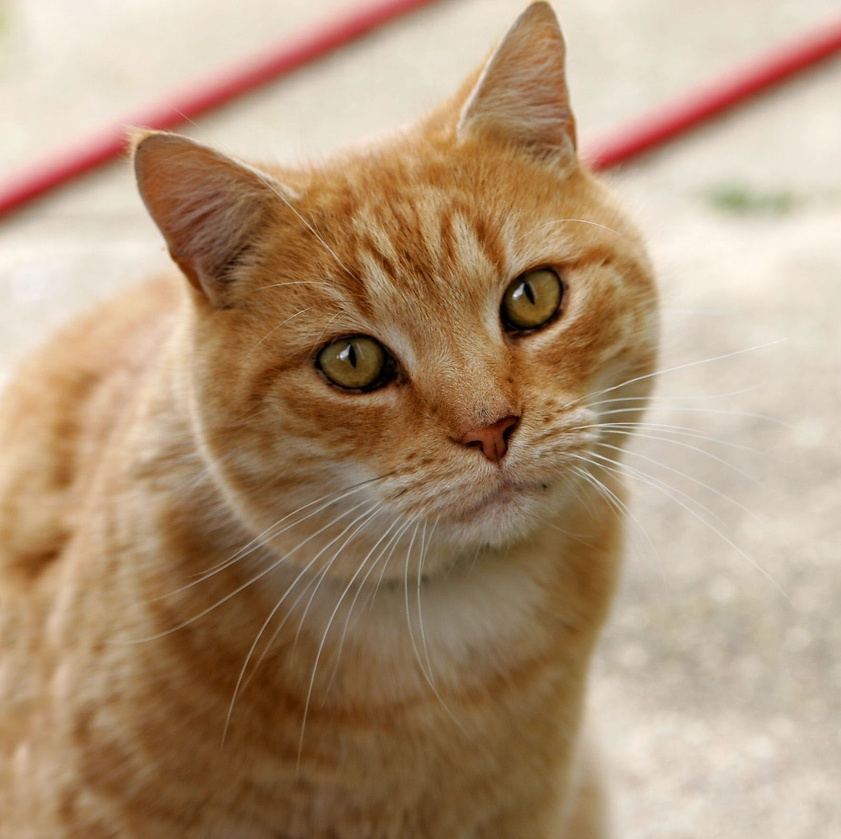
//> input picture images/Cat.jpg, 841 x 839 px, shrunk from 1600 x 1598 before the run
$ ./odev_3_histogram_thread images/Cat.jpg   (built with g++ and OpenCV 4)
//> lines starting //> are read from the running program, lines starting //| are printed output that depends on the picture; after the words box and inside, x2 and y2 are one past the last pixel; in counts of white or black regions, pixels touching at a corner belong together
// Ödev - Soru 3: Görüntüyü 4 parçaya bölüp her parçanın histogramını 4 thread ile paralel
//                hesaplama, parça histogramlarını birleştirip ana histogramı elde etme ve
//                tek thread ile 4 thread çalışma süresini karşılaştırma.
//
// Fikir:
//   - Her thread kendi parçası için KENDİ histogram dizisini doldurur (thread'ler arasında
//     ortak veri yazımı olmaz, kilit gerekmez).
//   - Thread'ler bitince 4 parça histogramı bin bin toplanır = ana histogram.
//
// Kullanım: ./histogram_thread <goruntu_dosyasi> [cikti_dizini] [tekrar_sayisi]
//
// Derleme (süre ölçümü için -O2 şart):
//   g++ -O2 odev_3_histogram_thread.cpp -o histogram_thread.exe -std=c++17 -pthread \
//       $(pkg-config --cflags --libs opencv5)

#include <opencv2/core.hpp>
#include <opencv2/imgcodecs.hpp>

#include <algorithm>
#include <array>
#include <chrono>
#include <filesystem>
#include <fstream>
#include <iostream>
#include <string>
#include <thread>
#include <vector>

namespace fs = std::filesystem;

static const int NUM_PARTS = 4;
static const int BINS = 256;

using Hist = std::array<unsigned int, BINS>;

// Thread'lerin histogramları bellekte yan yana gelip birbirini yavaşlatmasın diye hizalı yapı.
struct alignas(64) PartHist {
    Hist h;
};

// src'nin [rowStart, rowEnd) satırlarının histogramını h'ye yazar.
static void histRows(const cv::Mat& src, int rowStart, int rowEnd, Hist& h) {
    h.fill(0);
    for (int y = rowStart; y < rowEnd; ++y) {
        const uchar* s = src.ptr<uchar>(y);
        for (int x = 0; x < src.cols; ++x) ++h[s[x]];
    }
}

// Tek thread: tüm görüntünün histogramı tek seferde.
static Hist histSingleThread(const cv::Mat& src) {
    Hist total;
    histRows(src, 0, src.rows, total);
    return total;
}

// 4 thread: her parça kendi histogramını çıkarır, sonra bin bin toplanır.
static Hist histMultiThread(const cv::Mat& src, const std::array<int, NUM_PARTS + 1>& bounds,
                            std::vector<PartHist>& parts) {
    std::vector<std::thread> workers;
    workers.reserve(NUM_PARTS);
    for (int i = 0; i < NUM_PARTS; ++i) {
        workers.emplace_back(histRows, std::cref(src), bounds[i], bounds[i + 1],
                             std::ref(parts[i].h));
    }
    for (auto& t : workers) t.join();

    Hist total;
    total.fill(0);
    for (int i = 0; i < NUM_PARTS; ++i)
        for (int b = 0; b < BINS; ++b) total[b] += parts[i].h[b];
    return total;
}

template <typename Fn>
static double averageMs(Fn fn, int repeat) {
    fn();  // ısınma turu
    auto t0 = std::chrono::steady_clock::now();
    for (int i = 0; i < repeat; ++i) fn();
    auto t1 = std::chrono::steady_clock::now();
    return std::chrono::duration<double, std::milli>(t1 - t0).count() / repeat;
}

static unsigned long long sumHist(const Hist& h) {
    unsigned long long s = 0;
    for (unsigned int v : h) s += v;
    return s;
}

int main(int argc, char** argv) {
    if (argc < 2) {
        std::cerr << "Kullanim: " << argv[0] << " <goruntu_dosyasi> [cikti_dizini] [tekrar_sayisi]\n";
        return 1;
    }

    const std::string inPath = argv[1];
    const fs::path outDir = (argc >= 3) ? fs::path(argv[2]) : fs::path("cikti_histogram");
    const int repeat = (argc >= 4) ? std::max(1, std::stoi(argv[3])) : 200;
    fs::create_directories(outDir);

    cv::Mat src = cv::imread(inPath, cv::IMREAD_GRAYSCALE);
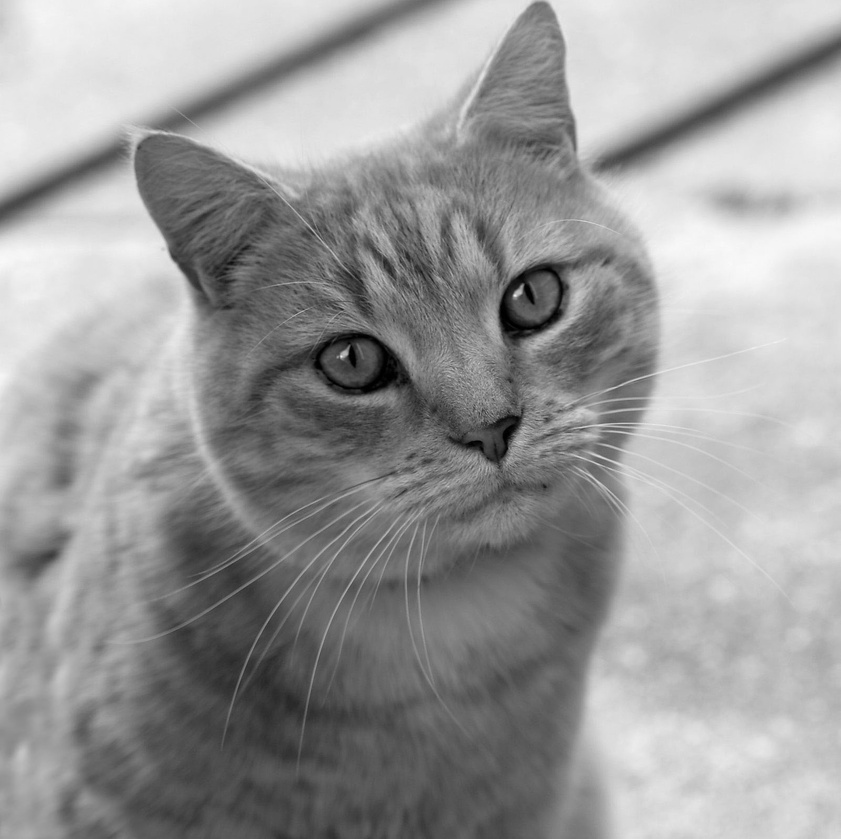
//> src: 839 rows x 841 cols, CV_8UC1; min 0, max 249, mean 153.7
    if (src.empty()) {
        std::cerr << "Hata: goruntu okunamadi: " << inPath << "\n";
        return 1;
    }

    const int h = src.rows;
//> h = 839
    const std::array<int, NUM_PARTS + 1> bounds = {0, h / 4, h / 2, (3 * h) / 4, h};
//> bounds = [0, 209, 419, 629, 839]
    std::vector<PartHist> parts(NUM_PARTS);

    // Doğruluk kontrolü
    const Hist single = histSingleThread(src);
//> after the loop in histRows, `for (int y = rowStart; y < rowEnd; ++y)`: h = 256 values, max 10172 at index 220, min 0 at index 250, mean 2756.2
//> in histSingleThread, `histRows(src, 0, src.rows, total);`: total has the same summary as h in histRows
//> single has the same summary as h in histRows
    const Hist multi = histMultiThread(src, bounds, parts);
//> the loop in histMultiThread, `for (auto& t : workers) t.join();` made 4 passes
//> multi has the same summary as h in histRows
    const bool same = (single == multi);
//> same = true
    const unsigned long long totalPixels = static_cast<unsigned long long>(src.rows) * src.cols;
//> totalPixels = 705599

    // Süre ölçümü
    const double msSingle = averageMs([&] { volatile auto r = histSingleThread(src)[0]; (void)r; }, repeat);
    const double msMulti = averageMs([&] { volatile auto r = histMultiThread(src, bounds, parts)[0]; (void)r; }, repeat);
//> the loop in histMultiThread (call 2), `for (auto& t : workers) t.join();` made 4 passes

    std::cout << "Goruntu boyutu : " << src.cols << "x" << src.rows << " (gri seviye), "
              << totalPixels << " piksel\n";
//| Goruntu boyutu : 841x839 (gri seviye), 705599 piksel
    std::cout << "Islemci thread sayisi (bilgisayar): " << std::thread::hardware_concurrency() << "\n";
    std::cout << "Tekrar sayisi  : " << repeat << " (sureler ortalamadir)\n\n";

    std::cout << "Parca histogramlarindaki piksel sayilari:\n";
    for (int i = 0; i < NUM_PARTS; ++i) {
        std::cout << "  Parca " << (i + 1) << " (satir " << bounds[i] << ".." << bounds[i + 1] - 1
                  << "): " << sumHist(parts[i].h) << " piksel\n";
    }
    std::cout << "  Birlestirilen ana histogram toplami: " << sumHist(multi)
              << " (goruntudeki piksel sayisi: " << totalPixels << ")\n\n";
//|   Birlestirilen ana histogram toplami: 705599 (goruntudeki piksel sayisi: 705599)

    std::cout << "1 thread ve 4 thread histogramlari ayni mi: " << (same ? "EVET" : "HAYIR") << "\n";
//| 1 thread ve 4 thread histogramlari ayni mi: EVET
    std::cout << "1 thread  ortalama : " << msSingle << " ms\n";
    std::cout << "4 thread  ortalama : " << msMulti << " ms\n";
    if (msMulti > 0) {
        std::cout << "Hizlanma (1 thread / 4 thread): " << (msSingle / msMulti) << "x\n";
    }

    // CSV: bin, parça1..parça4, toplam
    {
        std::ofstream csv(outDir / "histogram.csv");
        csv << "bin,parca1,parca2,parca3,parca4,toplam\n";
        for (int b = 0; b < BINS; ++b) {
            csv << b << "," << parts[0].h[b] << "," << parts[1].h[b] << "," << parts[2].h[b] << ","
                << parts[3].h[b] << "," << multi[b] << "\n";
        }
    }

    // Ana histogramı görüntü olarak çiz: 256 bin x 2 piksel genişlik, 300 piksel yükseklik
    {
        const int histH = 300, binW = 2;
        cv::Mat plot(histH, BINS * binW, CV_8UC1, cv::Scalar(255));
        const unsigned int maxCount = *std::max_element(multi.begin(), multi.end());
//> maxCount = 10172
        for (int b = 0; b < BINS; ++b) {
            int barH = maxCount ? static_cast<int>(static_cast<double>(multi[b]) / maxCount * (histH - 10)) : 0;
            for (int x = b * binW; x < (b + 1) * binW; ++x)
                for (int y = histH - 1; y >= histH - 1 - barH; --y) plot.at<uchar>(y, x) = 0;
        }
//> this loop made 256 passes
//> barH on passes 1 to 3: 5, 6, 6
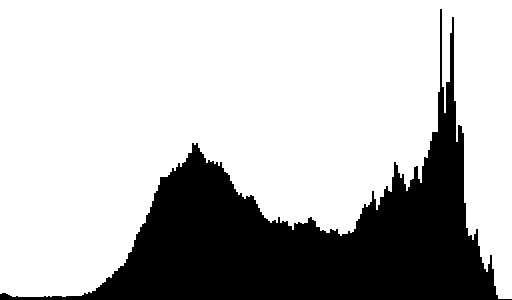
//> plot: 300 rows x 512 cols, CV_8UC1; 73.6% white; 1 black region, box (x1, y1, x2, y2) and area: (0, 9, 512, 300) 40494
        cv::imwrite((outDir / "histogram.png").string(), plot);
    }

    std::cout << "\nKaydedilenler (" << outDir.string() << "):\n"
              << "  histogram.csv : her parcanin ve toplam histogram degerleri\n"
              << "  histogram.png : ana histogram grafigi\n";
    return 0;
}
